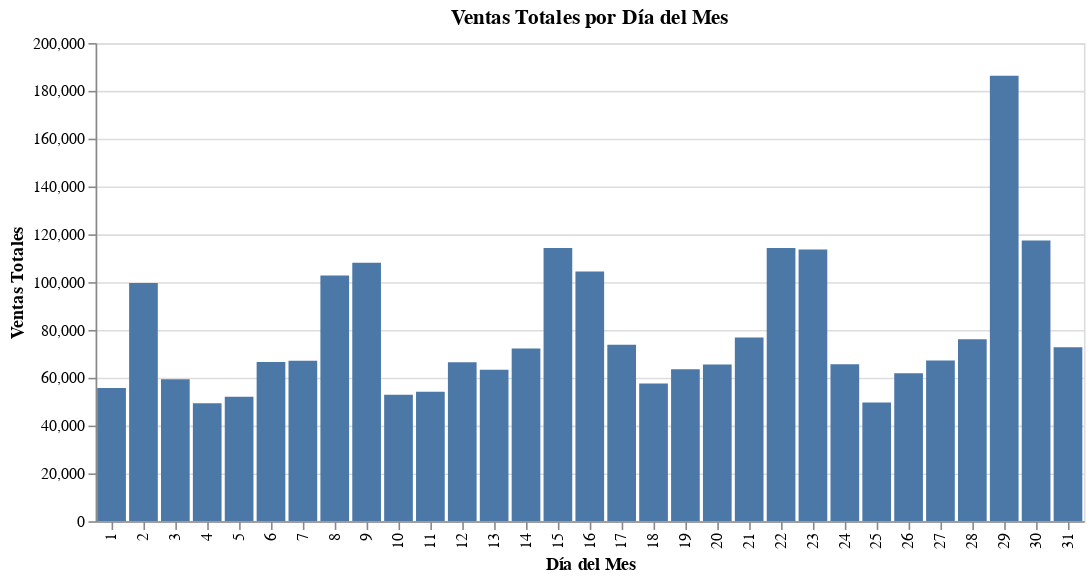

The code cell stored with this chart in its notebook:
### Markdown cell above
Este gráfico muestra las **Ventas Totales por Mes**. A continuación, se describen los detalles clave:

- **Eje X (Meses)**: *El eje horizontal está etiquetado con los meses del año, desde enero (Ene) hasta diciembre (Dic) en español.*
- **Eje Y (Ventas)**: *El eje vertical muestra valores de ventas, que van desde 0 hasta aproximadamente 2.25 millones (1e6) en la escala numérica.*
- **Punto de Datos**: *Hay un solo punto de datos visible en enero (Ene) que alcanza un valor cercano a 2 millones (2e6) en el eje Y, lo que sugiere ventas muy altas en ese mes.*
- **Tendencia**: *Después de enero, no hay más puntos de datos visibles en el gráfico, lo que indica una fuerte disminución en las ventas en los meses siguientes.*

*En resumen, este gráfico podría ser relevante para analizar tendencias de ventas y detectar posibles problemas o patrones estacionales.*

### Code cell
import altair as alt
# Agrupar por día del mes y sumar las ventas
df_Ventas['Dia_mes'] = df_Ventas['Dia']
ventas_por_dia_mes = df_Ventas.groupby('Dia_mes')['Cantidad'].sum().reset_index()

# Crear el gráfico de barras interactivo
chart = alt.Chart(ventas_por_dia_mes).mark_bar().encode(
    x=alt.X('Dia_mes:O', axis=alt.Axis(title='Día del Mes')),
    y=alt.Y('Cantidad:Q', title='Ventas Totales'),
    tooltip=['Dia_mes', 'Cantidad']
).properties(
    title='Ventas Totales por Día del Mes'
).interactive()


chart.show()

### Figure 1 — Vega-Lite specification as saved in the notebook (floating-point values rounded to 4 significant figures)
{"config": {"view": {"continuousWidth": 300, "continuousHeight": 300}}, "data": {"name": "data-3a34f5a99ef2cff59ba74416af3a09f3"}, "mark": {"type": "bar"}, "encoding": {"tooltip": [{"field": "Dia_mes", "type": "quantitative"}, {"field": "Cantidad", "type": "quantitative"}], "x": {"axis": {"title": "Día del Mes"}, "field": "Dia_mes", "type": "ordinal"}, "y": {"field": "Cantidad", "title": "Ventas Totales", "type": "quantitative"}}, "params": [{"name": "param_2", "select": {"type": "interval", "encodings": ["x", "y"]}, "bind": "scales"}], "title": "Ventas Totales por Día del Mes", "$schema": "https://vega.github.io/schema/vega-lite/v5.17.0.json", "datasets": {"data-3a34f5a99ef2cff59ba74416af3a09f3": [{"Dia_mes": 1, "Cantidad": 55682}, {"Dia_mes": 2, "Cantidad": 99643}, {"Dia_mes": 3, "Cantidad": 59430}, {"Dia_mes": 4, "Cantidad": 49359}, {"Dia_mes": 5, "Cantidad": 52087}, {"Dia_mes": 6, "Cantidad": 66577}, {"Dia_mes": 7, "Cantidad": 67154}, {"Dia_mes": 8, "Cantidad": 102814}, {"Dia_mes": 9, "Cantidad": 108094}, {"Dia_mes": 10, "Cantidad": 52933}, {"Dia_mes": 11, "Cantidad": 54190}, {"Dia_mes": 12, "Cantidad": 66494}, {"Dia_mes": 13, "Cantidad": 63312}, {"Dia_mes": 14, "Cantidad": 72236}, {"Dia_mes": 15, "Cantidad": 114245}, {"Dia_mes": 16, "Cantidad": 104448}, {"Dia_mes": 17, "Cantidad": 73855}, {"Dia_mes": 18, "Cantidad": 57567}, {"Dia_mes": 19, "Cantidad": 63566}, {"Dia_mes": 20, "Cantidad": 65582}, {"Dia_mes": 21, "Cantidad": 76803}, {"Dia_mes": 22, "Cantidad": 114291}, {"Dia_mes": 23, "Cantidad": 113695}, {"Dia_mes": 24, "Cantidad": 65669}, {"Dia_mes": 25, "Cantidad": 49694}, {"Dia_mes": 26, "Cantidad": 61921}, {"Dia_mes": 27, "Cantidad": 67187}, {"Dia_mes": 28, "Cantidad": 76088}, {"Dia_mes": 29, "Cantidad": 186331}, {"Dia_mes": 30, "Cantidad": 117456}, {"Dia_mes": 31, "Cantidad": 72766}]}}
